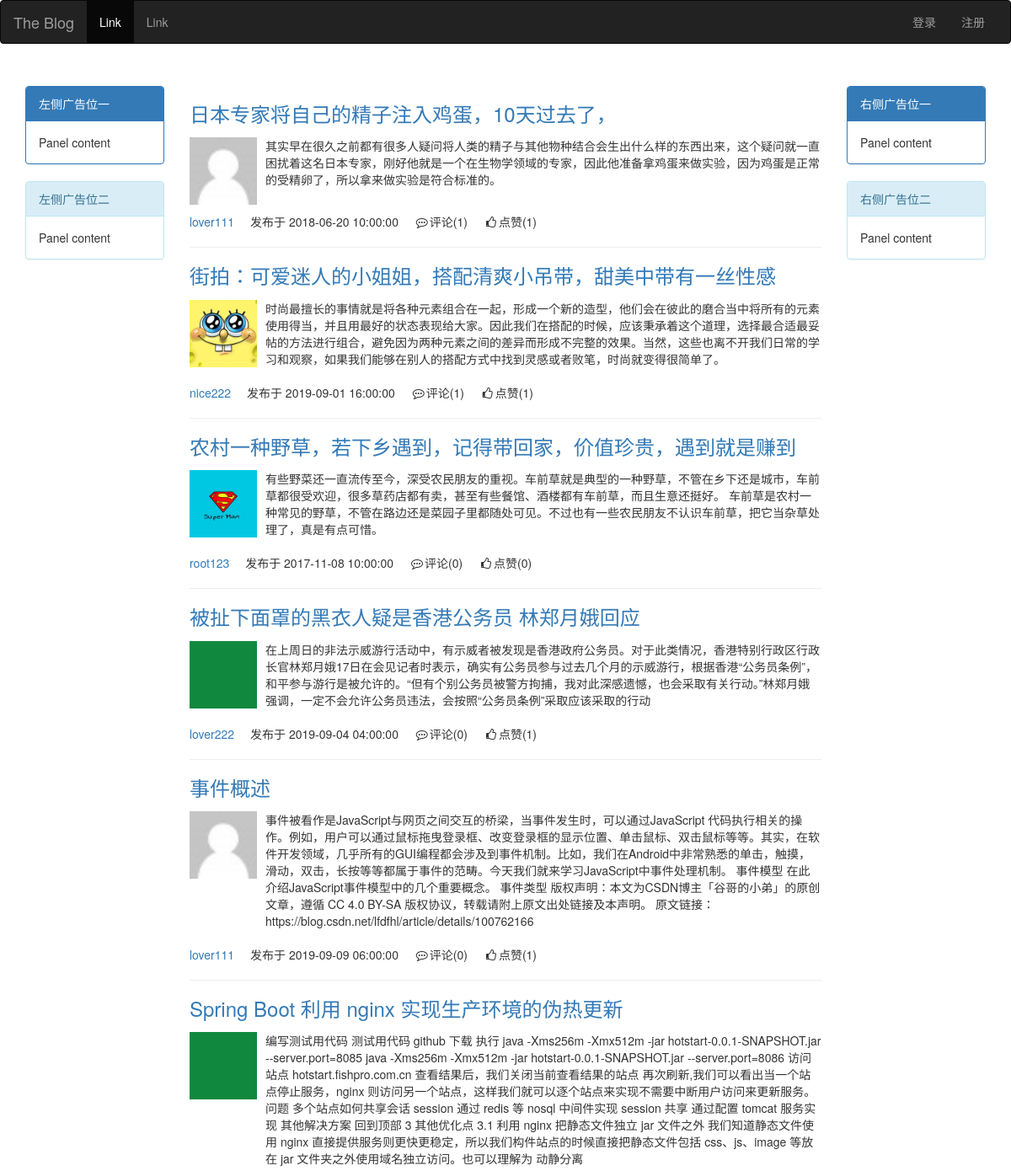
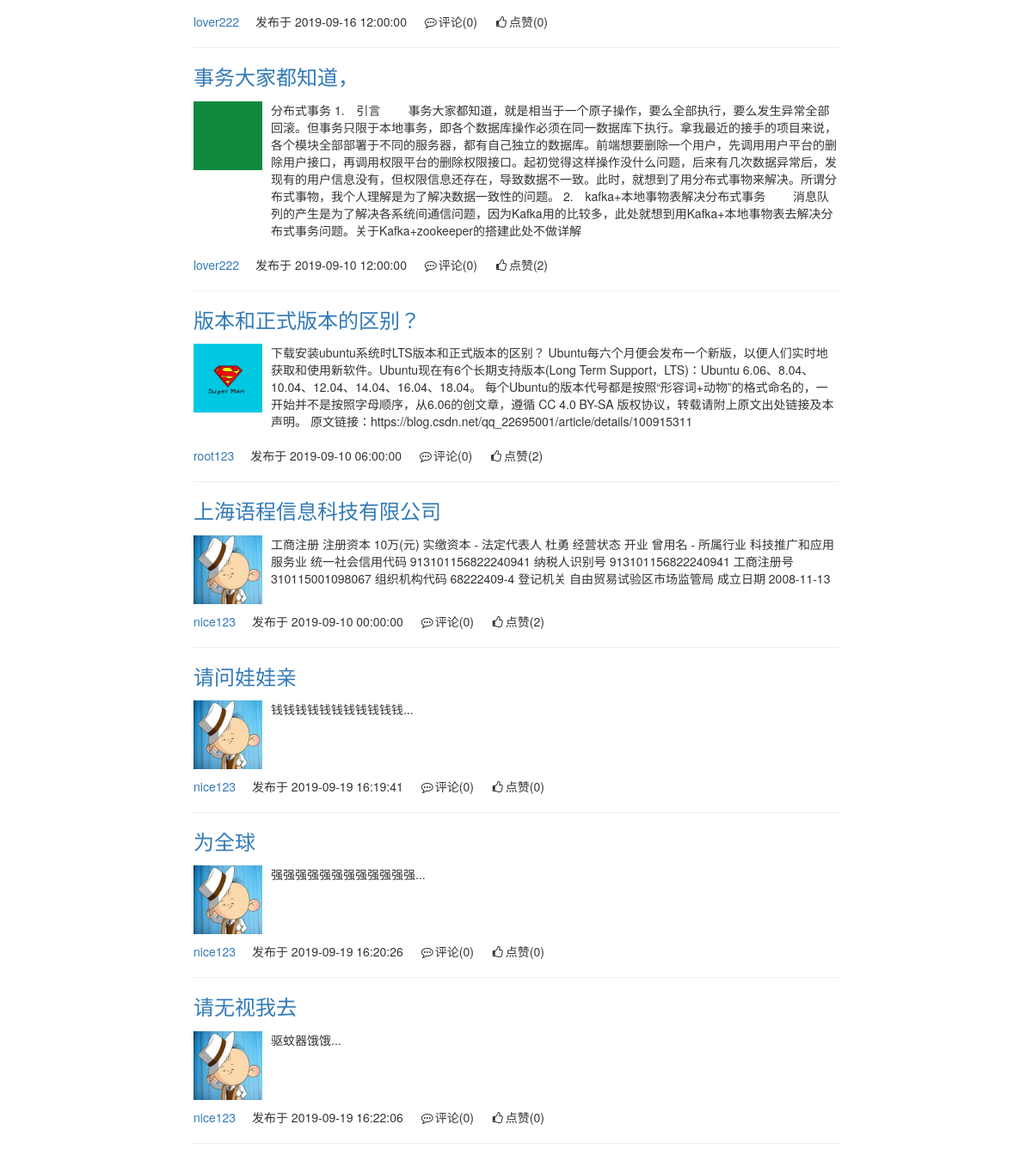
The app's page /index/ with its own data (2 pictures, top to bottom).
### myapp/models.py (models this page shows, shortened)
class Article(models.Model):
    nid = models.AutoField(primary_key=True)
    title = models.CharField(max_length=50, verbose_name="文章标题")  # 文章标题
    desc = models.TextField(max_length=600)  # 文章描述
    create_time = models.DateTimeField(auto_now_add=True)  # 创建时间  --> datetime()
    comment_count = models.IntegerField(verbose_name="评论数", default=0)
    up_count = models.IntegerField(verbose_name="点赞数", default=0)
    down_count = models.IntegerField(verbose_name="踩数", default=0)
    category = models.ForeignKey(to="Category", to_field="nid", null=True,on_delete=models.CASCADE)
    user = models.ForeignKey(to="UserInfo", to_field="nid",on_delete=models.CASCADE)
    tags = models.ManyToManyField(  # 中介模型
        to="Tag",
        through="Article2Tag",
        through_fields=("article", "tag"),  # 注意顺序！！！
    )
    class Meta:
        verbose_name = "文章"
        verbose_name_plural = verbose_name

class UserInfo(AbstractUser):
    nid = models.AutoField(primary_key=True)
    phone = models.CharField(max_length=11, null=True, unique=True)
    avatar = models.FileField(upload_to="avatars/", default="avatars/default.png", verbose_name="头像")
    create_time = models.DateTimeField(auto_now_add=True)
    blog = models.OneToOneField(to="Blog", to_field="nid", null=True,on_delete=models.CASCADE)
    class Meta:
        verbose_name = "用户"
        verbose_name_plural = verbose_name

### myapp/views/home.py (the view)
# urls.py: url(r'^index/', views.index),
def index(request):
    article_list=models.Article.objects.all()
    return render(request,"02html/01home.html",{"article_list":article_list})

### templates/02html/01home.html (shortened to what this page needs)
<!DOCTYPE html>
<html lang="en">
{% load staticfiles %}
<head>
    <link rel="stylesheet" type="text/css" href="{%static 'webpage/strap/css/bootstrap.css'%}">
    <link rel="stylesheet" type="text/css" href="{%static 'webpage/css/home.css'%}">
    <link rel="stylesheet" type="text/css" href="{%static 'webpage/font_awesome/css/font-awesome.min.css'%}">
</head>
<body>
<nav class="navbar navbar-inverse">
    <div class="container-fluid">
        <div class="navbar-header">
            <a class="navbar-brand" href="#">The Blog</a>
        </div>
        <div class="collapse navbar-collapse" id="bs-example-navbar-collapse-1">
            <ul class="nav navbar-nav">
                <li class="active"><a href="#">Link <span class="sr-only">(current)</span></a></li>
                <li><a href="#">Link</a></li>
            </ul>
            <ul class="nav navbar-nav navbar-right">
                {% if request.user.username %}
                    <li><a href="#">{{ request.user.username }}</a></li>
                    <li class="dropdown">
                        <a href="#" class="dropdown-toggle" data-toggle="dropdown" role="button" aria-haspopup="true"
                           aria-expanded="false">个人中心<span class="caret"></span></a>
                        <ul class="dropdown-menu">
                            <li><a href="#">Action</a></li>
                            <li><a href="#">Another action</a></li>
                            <li><a href="#">Something else here</a></li>
                            <li role="separator" class="divider"></li>
                            <li><a href="/logout/">注销</a></li>
                        </ul>
                    </li>
                {% else %}
                    <li><a href="/login/">登录</a></li>
                    <li><a href="/reg/">注册</a></li>
                {% endif %}
            </ul>
        </div>
    </div>
</nav>
<div class="container">
    <div class="row">
        <div class="col-md-2">
            <div class="panel panel-primary">
                <div class="panel-heading">左侧广告位一</div>
                <div class="panel-body">
                    Panel content
                </div>
            </div>
            <div class="panel panel-info">
                <div class="panel-heading">左侧广告位二</div>
                <div class="panel-body">
                    Panel content
                </div>
            </div>
        </div>
        <div class="col-md-8">
            <div class="article-list">
                {% for article in article_list %}
                    <div class="article">
                        <h3><a href="">{{ article.title }}</a></h3>
                        <div class="media">
                            <div class="media-left">
                                <a href="/blog/{{ article.user.username }}/">
                                     <img class="media-object author-img" src="/media/{{article.user.avatar}}" alt="...">
                                </a>
                            </div>
                            <div class="media-body">
                                <p>{{ article.desc | safe}}</p>
                            </div>
                        </div>
                        <div class="article-footer">
                            <span><a href="/blog/{{ article.user.username }}/">{{ article.user.username }}</a> </span>发布于
                            <span>{{ article.create_time|date:'Y-m-d H:i:s' }}</span>
                            <span><i class="fa fa-commenting-o fa-fw" aria-hidden="true"></i>评论({{ article.comment_count }})</span>
                            <span><i class="fa fa-thumbs-o-up fa-fw" aria-hidden="true"></i>点赞({{ article.up_count }})</span>
                        </div>
                        <hr>
                    </div>
                {% endfor %}
            </div>
        </div>
        <div class="col-md-2">
            <div class="panel panel-primary">
                <div class="panel-heading">右侧广告位一</div>
                <div class="panel-body">
                    Panel content
                </div>
            </div>
            <div class="panel panel-info">
                <div class="panel-heading">右侧广告位二</div>
                <div class="panel-body">
                    Panel content
                </div>
            </div>
        </div>
    </div>
</div>
</body>
</html>

### myapp/statics/webpage/css/home.css (style rules this page uses)
.author-img { width: 80px; height: 80px; }
.article-footer span { margin-right: 15px; }
.article-footer { margin-top: 10px; }
.container { margin-top: 50px; }

### records on screen
Article: title "日本专家将自己的精子注入鸡蛋，10天过去了，", user.avatar (placeholder picture), desc "其实早在很久之前都有很多人疑问将人类的精子与其他物种结合会生出什么样的东西出来，这个疑问就一直困扰着这名日本专家，刚好他就是一个在生物学领域的专家，因此他准备拿鸡蛋来做实验，因为鸡蛋是正常的受精卵了，所以拿来做实验是符合标准的。", user.username "lover111", create_time "2018-06-20 10:00:00", comment_count "1", up_count "1"
Article: title "街拍：可爱迷人的小姐姐，搭配清爽小吊带，甜美中带有一丝性感", user.avatar (picture), desc "时尚最擅长的事情就是将各种元素组合在一起，形成一个新的造型，他们会在彼此的磨合当中将所有的元素使用得当，并且用最好的状态表现给大家。因此我们在搭配的时候，应该秉承着这个道理，选择最合适最妥帖的方法进行组合，避免因为两种元素之间的差异而形成不完整的效果。当然，这些也离不开我们日常的学习和观察，如果我们能够在别人的搭配方式中找到灵感或者败笔，时尚就变得很简单了。", user.username "nice222", create_time "2019-09-01 16:00:00", comment_count "1", up_count "1"
Article: title "农村一种野草，若下乡遇到，记得带回家，价值珍贵，遇到就是赚到", user.avatar (picture), desc "有些野菜还一直流传至今，深受农民朋友的重视。车前草就是典型的一种野草，不管在乡下还是城市，车前草都很受欢迎，很多草药店都有卖，甚至有些餐馆、酒楼都有车前草，而且生意还挺好。 车前草是农村一种常见的野草，不管在路边还是菜园子里都随处可见。不过也有一些农民朋友不认识车前草，把它当杂草处理了，真是有点可惜。", user.username "root123", create_time "2017-11-08 10:00:00", comment_count "0", up_count "0"
Article: title "被扯下面罩的黑衣人疑是香港公务员 林郑月娥回应", user.avatar (picture), desc "在上周日的非法示威游行活动中，有示威者被发现是香港政府公务员。对于此类情况，香港特别行政区行政长官林郑月娥17日在会见记者时表示，确实有公务员参与过去几个月的示威游行，根据香港“公务员条例”，和平参与游行是被允许的。“但有个别公务员被警方拘捕，我对此深感遗憾，也会采取有关行动。”林郑月娥强调，一定不会允许公务员违法，会按照“公务员条例”采取应该采取的行动", user.username "lover222", create_time "2019-09-04 04:00:00", comment_count "0", up_count "1"
Article: title "事件概述", user.avatar (placeholder picture), desc "事件被看作是JavaScript与网页之间交互的桥梁，当事件发生时，可以通过JavaScript 代码执行相关的操作。例如，用户可以通过鼠标拖曳登录框、改变登录框的显示位置、单击鼠标、双击鼠标等等。其实，在软件开发领域，几乎所有的GUI编程都会涉及到事件机制。比如，我们在Android中非常熟悉的单击，触摸，滑动，双击，长按等等都属于事件的范畴。今天我们就来学习JavaScript中事件处理机制。 事件模型 在此介绍JavaScript事件模型中的几个重要概念。 事件类型 版权声明：本文为CSDN博主「谷哥的小弟」的原创文章，遵循 CC 4.0 BY-SA 版权协议，转载请附上原文出处链接及本声明。 原文链接：https://blog.csdn.net/lfdfhl/article/details/100762166", user.username "lover111", create_time "2019-09-09 06:00:00", comment_count "0", up_count "1"
Article: title "Spring Boot 利用 nginx 实现生产环境的伪热更新", user.avatar (picture), desc "编写测试用代码 测试用代码 github 下载 执行 java -Xms256m -Xmx512m -jar hotstart-0.0.1-SNAPSHOT.jar --server.port=8085 java -Xms256m -Xmx512m -jar hotstart-0.0.1-SNAPSHOT.jar --server.port=8086 访问站点 hotstart.fishpro.com.cn 查看结果后，我们关闭当前查看结果的站点 再次刷新,我们可以看出当一个站点停止服务，nginx 则访问另一个站点，这样我们就可以逐个站点来实现不需要中断用户访问来更新服务。 问题 多个站点如何共享会话 session 通过 redis 等 nosql 中间件实现 session 共享 通过配置 tomcat 服务实现 其他解决方案 回到顶部 3 其他优化点 3.1 利用 nginx 把静态文件独立 jar 文件之外 我们知道静态文件使用 nginx 直接提供服务则更快更稳定，所以我们构件站点的时候直接把静态文件包括 css、js、image 等放在 jar 文件夹之外使用域名独立访问。也可以理解为 动静分离", user.username "lover222", create_time "2019-09-16 12:00:00", comment_count "0", up_count "0"
Article: title "事务大家都知道，", user.avatar (picture), desc "分布式事务 1. 引言 事务大家都知道，就是相当于一个原子操作，要么全部执行，要么发生异常全部回滚。但事务只限于本地事务，即各个数据库操作必须在同一数据库下执行。拿我最近的接手的项目来说，各个模块全部部署于不同的服务器，都有自己独立的数据库。前端想要删除一个用户，先调用用户平台的删除用户接口，再调用权限平台的删除权限接口。起初觉得这样操作没什么问题，后来有几次数据异常后，发现有的用户信息没有，但权限信息还存在，导致数据不一致。此时，就想到了用分布式事物来解决。所谓分布式事物，我个人理解是为了解决数据一致性的问题。 2. kafka+本地事物表解决分布式事务 消息队列的产生是为了解决各系统间通信问题，因为Kafka用的比较多，此处就想到用Kafka+本地事物表去解决分布式事务问题。关于Kafka+zookeeper的搭建此处不做详解", user.username "lover222", create_time "2019-09-10 12:00:00", comment_count "0", up_count "2"
Article: title "版本和正式版本的区别？", user.avatar (picture), desc "下载安装ubuntu系统时LTS版本和正式版本的区别？ Ubuntu每六个月便会发布一个新版，以便人们实时地获取和使用新软件。Ubuntu现在有6个长期支持版本(Long Term Support，LTS)：Ubuntu 6.06、8.04、10.04、12.04、14.04、16.04、18.04。 每个Ubuntu的版本代号都是按照“形容词+动物”的格式命名的，一开始并不是按照字母顺序，从6.06的创文章，遵循 CC 4.0 BY-SA 版权协议，转载请附上原文出处链接及本声明。 原文链接：https://blog.csdn.net/qq_22695001/article/details/100915311", user.username "root123", create_time "2019-09-10 06:00:00", comment_count "0", up_count "2"
Article: title "上海语程信息科技有限公司", user.avatar (picture), desc "工商注册 注册资本 10万(元) 实缴资本 - 法定代表人 杜勇 经营状态 开业 曾用名 - 所属行业 科技推广和应用服务业 统一社会信用代码 913101156822240941 纳税人识别号 913101156822240941 工商注册号 310115001098067 组织机构代码 68222409-4 登记机关 自由贸易试验区市场监管局 成立日期 2008-11-13", user.username "nice123", create_time "2019-09-10 00:00:00", comment_count "0", up_count "2"
Article: title "请问娃娃亲", user.avatar (picture), desc "钱钱钱钱钱钱钱钱钱钱钱...", user.username "nice123", create_time "2019-09-19 16:19:41", comment_count "0", up_count "0"
Article: title "为全球", user.avatar (picture), desc "强强强强强强强强强强强强...", user.username "nice123", create_time "2019-09-19 16:20:26", comment_count "0", up_count "0"
Article: title "请无视我去", user.avatar (picture), desc "驱蚊器饿饿...", user.username "nice123", create_time "2019-09-19 16:22:06", comment_count "0", up_count "0"
